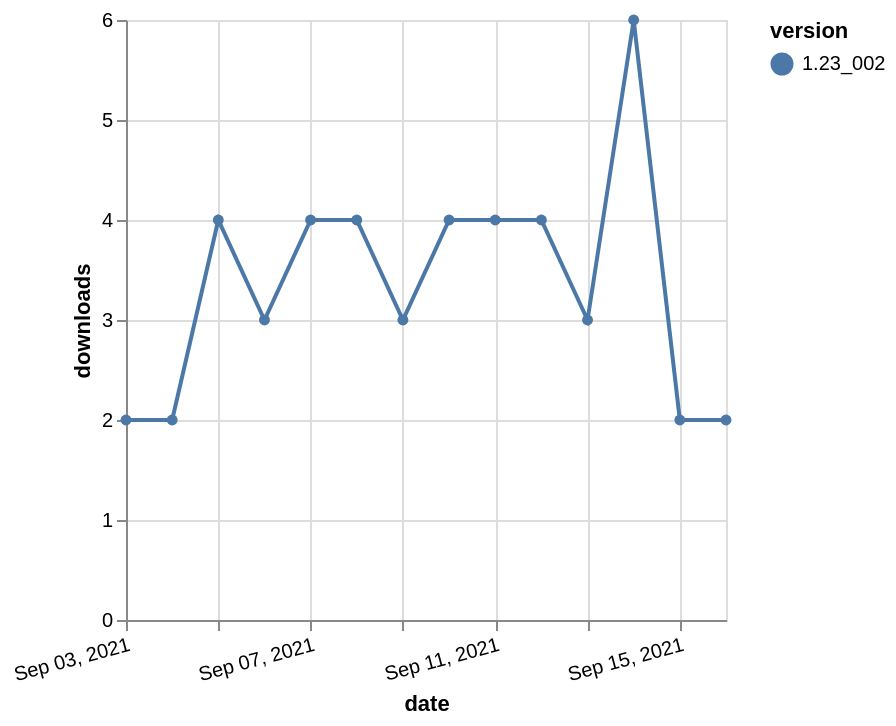

Here is the Vega-Lite specification saved for this chart:
### Vega-Lite specification from a JSON file in a GitHub repository (floating-point values rounded to 4 significant figures)
{"$schema": "https://vega.github.io/schema/vega-lite/v5.json", "description": "A simple bar chart with embedded data.", "data": {"values": [{"date": "2021-09-03", "total": 6204, "delta": 2, "version": "1.23_002"}, {"date": "2021-09-04", "total": 6206, "delta": 2, "version": "1.23_002"}, {"date": "2021-09-05", "total": 6210, "delta": 4, "version": "1.23_002"}, {"date": "2021-09-06", "total": 6213, "delta": 3, "version": "1.23_002"}, {"date": "2021-09-07", "total": 6217, "delta": 4, "version": "1.23_002"}, {"date": "2021-09-08", "total": 6221, "delta": 4, "version": "1.23_002"}, {"date": "2021-09-09", "total": 6224, "delta": 3, "version": "1.23_002"}, {"date": "2021-09-10", "total": 6228, "delta": 4, "version": "1.23_002"}, {"date": "2021-09-11", "total": 6232, "delta": 4, "version": "1.23_002"}, {"date": "2021-09-12", "total": 6236, "delta": 4, "version": "1.23_002"}, {"date": "2021-09-13", "total": 6239, "delta": 3, "version": "1.23_002"}, {"date": "2021-09-14", "total": 6245, "delta": 6, "version": "1.23_002"}, {"date": "2021-09-15", "total": 6247, "delta": 2, "version": "1.23_002"}, {"date": "2021-09-16", "total": 6249, "delta": 2, "version": "1.23_002"}]}, "width": "container", "mark": {"type": "line", "point": {"filled": true}}, "encoding": {"x": {"field": "date", "type": "temporal", "timeUnit": "yearmonthdate", "title": "date", "axis": {"labelAngle": -15}}, "y": {"field": "delta", "type": "quantitative", "title": "downloads"}, "color": {"field": "version", "type": "nominal"}, "tooltip": {"field": "delta"}}}
